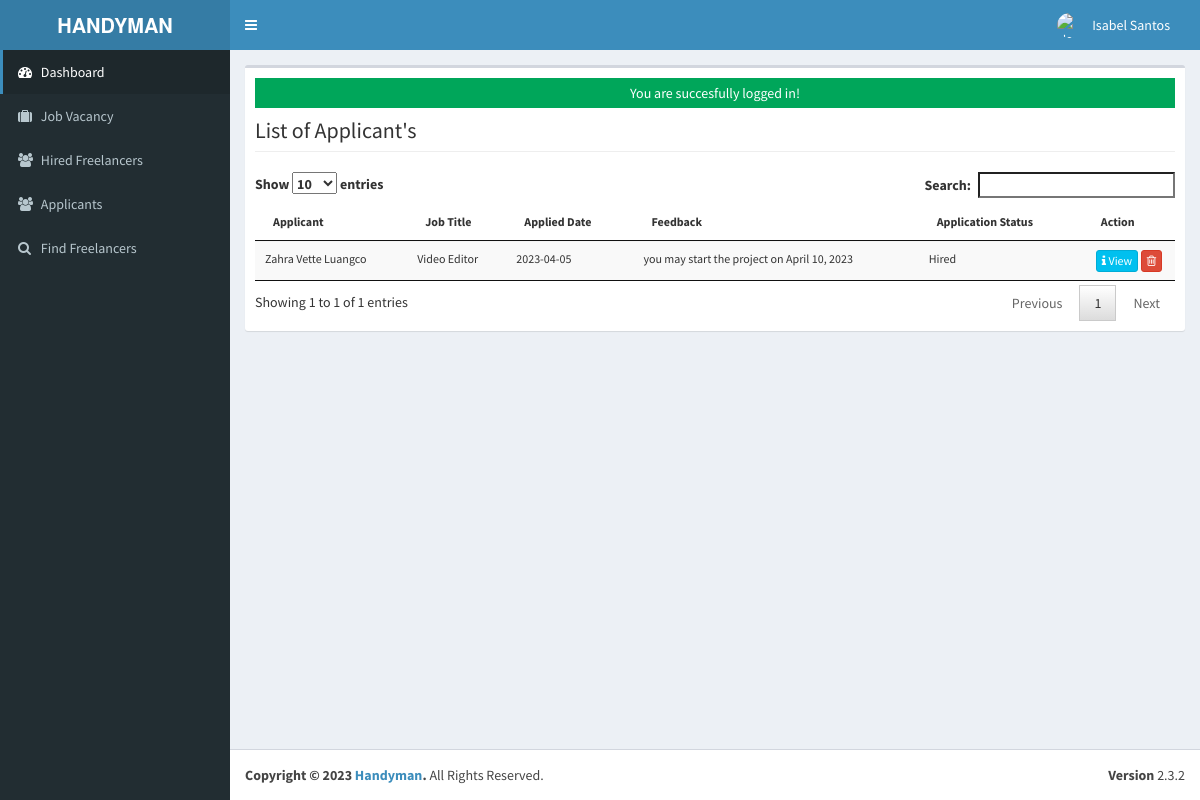
The page /admin/applicants/index.php (signed in) on the database its author committed.
### tables this page shows
CREATE TABLE `tblusers` (
  `USERID` varchar(30) NOT NULL,
  `FULLNAME` varchar(40) NOT NULL,
  `USERNAME` varchar(90) NOT NULL,
  `PASS` varchar(90) NOT NULL,
  `PICLOCATION` varchar(255) NOT NULL,
  `EMAIL` varchar(244) NOT NULL,
  `CONTACTNO` varchar(11) NOT NULL
);

CREATE TABLE `tbljobregistration` (
  `REGISTRATIONID` int(11) NOT NULL,
  `COMPANYID` int(11) NOT NULL,
  `JOBID` int(11) NOT NULL,
  `APPLICANTID` int(11) NOT NULL,
  `c_id` int(24) NOT NULL,
  `APPLICANT` varchar(90) NOT NULL,
  `REGISTRATIONDATE` date NOT NULL,
  `REMARKS` varchar(255) NOT NULL DEFAULT 'Pending',
  `STATUS` varchar(255) NOT NULL,
  `FILEID` varchar(30) DEFAULT NULL,
  `PENDINGAPPLICATION` tinyint(1) NOT NULL DEFAULT 1,
  `HVIEW` tinyint(1) NOT NULL DEFAULT 1,
  `DATETIMEAPPROVED` datetime NOT NULL,
  `F_TITLE` varchar(244) NOT NULL
);

CREATE TABLE `tbljob` (
  `JOBID` int(11) NOT NULL,
  `client_user` varchar(244) NOT NULL,
  `CATEGORY` varchar(250) NOT NULL,
  `OCCUPATIONTITLE` varchar(90) NOT NULL,
  `SALARIES` double NOT NULL,
  `DURATION_EMPLOYEMENT` varchar(90) NOT NULL,
  `QUALIFICATION_WORKEXPERIENCE` text NOT NULL,
  `JOBDESCRIPTION` text NOT NULL,
  `job_address` text NOT NULL,
  `JOBSTATUS` varchar(90) NOT NULL,
  `DATEPOSTED` datetime NOT NULL,
  `client_id` int(24) NOT NULL,
  `COMPANYID` int(11) NOT NULL,
  `client_no` varchar(11) NOT NULL,
  `client_email` varchar(244) NOT NULL
);

### admin/applicants/index.php (called while the page is built, shortened)
<?php
require_once ("../theme/templates.php");
?>

### include/database.php (called while the page is built, shortened)
<?php
class Database {
	var $sql_string = '';
	private $conn;
	public function open_connection() {
		$this->conn = mysqli_connect(server,user,pass);
		if(!$this->conn){
			echo "Problem in database connection! Contact administrator!";
			exit();
		}else{
			$db_select = mysqli_select_db($this->conn,database_name);
		}
	}
	function setQuery($sql='') {
		$this->sql_string=$sql;
	}
	function executeQuery() {
		$result = mysqli_query($this->conn,$this->sql_string);
		return $result;
	}
	private function confirm_query($result) {
		return $result;
	}
	function loadResultList( $key='' ) {
		$cur = $this->executeQuery();
		$array = array();
		while ($row = mysqli_fetch_object($cur)) {
			if ($key) {
				$array[$row->$key] = $row;
			} else {
				$array[] = $row;
			}
		}
		return $array;
	}
	function loadSingleResult() {
		$cur = $this->executeQuery();
		while ($row = mysqli_fetch_object($cur)) {
		return $data = $row;
		}
	}
}
$mydb = new Database();
?>

### include/accounts.php (called while the page is built, shortened)
<?php
require_once(LIB_PATH.DS.'database.php');
class User {
	protected static  $tblname = "tblusers";
	function single_user($id=""){
			global $mydb;
			$mydb->setQuery("SELECT * FROM ".self::$tblname."
				Where USERID= '{$id}' LIMIT 1");
			$cur = $mydb->loadSingleResult();
			return $cur;
	}
}
?>

### include/function.php (called while the page is built, shortened)
<?php
function currentpage(){
		$this_page = $_SERVER['SCRIPT_NAME'];
	    $bits = explode('/',$this_page);
		 return $bits[3];
	}
		?>

### admin/applicants/list.php (the view, shortened to what this page needs)
<div class="row">
   	<div class="col-lg-12">
           <h1 class="page-header">List of Applicant's   </h1>
      		</div>
  		</div>
		<form class="wow fadeInDownaction" action="controller.php?action=delete" Method="POST">
			<div class="table-responsive">
			<table id="dash-table" class="table table-striped  table-hover table-responsive" style="font-size:12px" cellspacing="0">
				<thead>
					<tr>
						<th>Applicant</th>
						<th>Job Title</th>
						<th>Applied Date</th>
						<th>Feedback</th>
						<th>Application Status</th>
						<th width="10%" align="center">Action</th>
					</tr>
				</thead>
				<tbody>
				<?php
					$mydb->setQuery("SELECT * FROM `tblcompany` c, `tbljobregistration` j, `tbljob` j2, `tblapplicants` a WHERE c.`COMPANYID` = j.`COMPANYID` AND j.`JOBID` = j2.`JOBID` AND j.`APPLICANTID` = a.`APPLICANTID` AND j2.`CLIENT_ID` = '{$singleuser->USERID}'");
					$cur = $mydb->loadResultList();
						foreach ($cur as $result) {
						  	echo '<tr>';
						  	echo '<td>'. $result->APPLICANT.'</td>';
						  	echo '<td>' . $result->OCCUPATIONTITLE.'</a></td>';
						  	echo '<td>'. $result->REGISTRATIONDATE.'</td>';
						  	echo '<td>'. $result->REMARKS.'</td>';
						  	echo '<td>'. $result->STATUS.'</td>';
				  			echo '<td align="center" >
				  		            <a title="View" href="index.php?view=view&id='.$result->REGISTRATIONID.'"  class="btn btn-info btn-xs  "><span class="fa fa-info fw-fa"></span> View</a>
				  		            <a href="delete.php?id='.$result->REGISTRATIONID.'"class="btn btn-danger btn-xs" onclick="return confirm(\'Are you sure you want to delete this item?\')"><span class="fa fa-trash-o fw-fa"></span></a></td>';
						  	echo '</tr>';
						}
				?>
				</tbody>
			</table>
			</div>
		</form>

### admin/theme/templates.php (shortened to what this page needs)
<!DOCTYPE html>
<html>
    <head>
        <link rel="stylesheet" href="<?php echo web_root;?>bootstrap/css/bootstrap.min.css">
        <link rel="stylesheet" href="<?php echo web_root;?>plugins/font-awesome/css/font-awesome.min.css">
        <link rel="stylesheet" href="<?php echo web_root;?>dist/css/AdminLTE.min.css">
        <link rel="stylesheet" href="<?php echo web_root;?>dist/css/skins/_all-skins.min.css">
        <link rel="stylesheet" href="<?php echo web_root;?>plugins/iCheck/flat/blue.css">
        <link rel="stylesheet" href="<?php echo web_root;?>plugins/morris/morris.css">
        <link rel="stylesheet" href="<?php echo web_root;?>plugins/jvectormap/jquery-jvectormap-1.2.2.css">
        <link href="<?php echo web_root; ?>plugins/datepicker/bootstrap-datetimepicker.min.css" rel="stylesheet" media="screen">
        <link rel="stylesheet" href="<?php echo web_root;?>plugins/dataTables/jquery.dataTables.min.css">
        <link rel="stylesheet" href="<?php echo web_root;?>plugins/bootstrap-wysihtml5/bootstrap3-wysihtml5.min.css">
    </head>
 <body class="hold-transition skin-blue fixed sidebar-mini">
<div class="wrapper">
  <header class="main-header">
    <a href="<?php echo web_root;?>/admin/" class="logo">
      <span class="logo-lg"><b>HANDYMAN</b></span>
    </a>
    <nav class="navbar navbar-static-top" role="navigation">
      <a href="#" class="sidebar-toggle" data-toggle="offcanvas" role="button">
      </a>
      <div class="navbar-custom-menu">
        <ul class="nav navbar-nav">
         <?php
          $user = New User();
          $singleuser = $user->single_user($_SESSION['ADMIN_USERID']);
          if(empty($singleuser->PICLOCATION)) {
            $profileImage = web_root.'admin/user/photos/default.png';
          } else {
          $profileImage = web_root.'admin/user/'. $singleuser->PICLOCATION;
          }
        ?>
<li class="dropdown user user-menu" style="padding-right: 15px;">
  <a href="#" class="dropdown-toggle" data-toggle="dropdown">
    <img src="<?php echo $profileImage; ?>" class="user-image" alt="User Image">
    <span class="hidden-xs"><?php echo $singleuser->FULLNAME; ?></span>
  </a>
</li>
        </ul>
      </div>
    </nav>
  </header>
  <aside class="main-sidebar">
    <section class="sidebar">
      <ul class="sidebar-menu">
        <li  class="<?php echo (currentpage() == 'index.php') ? "active" : false;?>" >
          <a href="<?php echo web_root ;?>admin/">
            <i class="fa fa-dashboard"></i> <span>Dashboard</span>
          </a>
        </li>
        <li class="<?php echo (currentpage() == 'vacancy') ? "active" : false;?>" >
          <a href="<?php echo web_root ;?>admin/vacancy/">
            <i class="fa fa-suitcase"></i> <span>Job Vacancy</span>
          </a>
        </li>
        <li class="<?php echo (currentpage() == 'employee') ? "active" : false;?>" >
          <a href="<?php echo web_root ;?>admin/employee/">
            <i class="fa fa-users"></i> <span>Hired Freelancers</span>
          </a>
        </li>
        <li class="<?php echo (currentpage() == 'applicants') ? "active" : false;?>" >
          <a href="<?php echo web_root ;?>admin/applicants/">
            <i class="fa fa-users"></i> <span>Applicants</span>
          </a>
        </li>
        <li class="<?php echo (currentpage() == 'search') ? "active" : false;?>" >
          <a href="<?php echo web_root ;?>admin/search/">
            <i class="fa fa-search"></i> <span>Find Freelancers</span>
          </a>
        </li>
      </ul>
    </section>
  </aside>
  <div class="content-wrapper">
         <section class="content">
          <div class="row">
            <div class="col-xs-12">
              <div class="box">
                <div class="box-body">
              <?php
               require_once $content;
               ?>
             </div>
             </div>
           </div>
         </div>
         </section>
 </div>
  <footer class="main-footer">
    <div class="pull-right hidden-xs">
      <b>Version</b> 2.3.2
    </div>
    <strong>Copyright &copy; 2023 <a href="#">Handyman</a>.</strong> All Rights
    Reserved.
  </footer>
    </body>
</html>

### rows shown on the page
tblusers: FULLNAME "Isabel Santos"
tbljobregistration: APPLICANT "Zahra Vette Luangco", JOBID.OCCUPATIONTITLE "Video Editor", REGISTRATIONDATE "2023-04-05", REMARKS "you may start the project on April 10, 2023", STATUS "Hired"

### other values the page prints
$_SESSION['message'] "You are succesfully logged in!"
